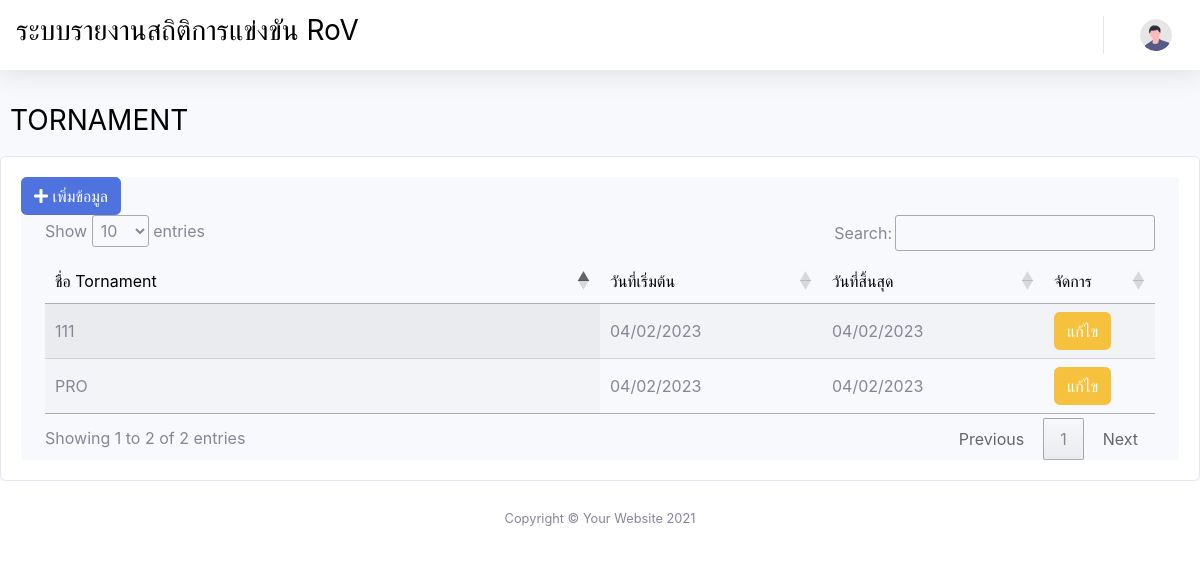
Screenshot of /tornament.php with the database file from the repository.
### tables this page shows
CREATE TABLE `tournaments` (
  `tour_id` int(11) NOT NULL,
  `tour_name` varchar(255) NOT NULL,
  `start_date` date NOT NULL,
  `end_date` date NOT NULL
);

### include/func.php (called while the page is built, shortened)
<?php
function db2date($date)
{
    $ex = explode("-", $date);
    $date_return = $ex[2] . '/' . $ex[1] . '/' . $ex[0];
    return $date_return;
}

### tornament.php (the view, shortened to what this page needs)
<?php
include("./include/header.php")
?>
<div style="padding:10px;color:black">
    <h3>TORNAMENT</h3>
</div>
<div class="card ">
    <div class="card-body">
        <div id="wrapper">
            <div id="content-wrapper" class="d-flex flex-column">
                <div id="content">
                        <button type="button" class="btn btn-primary" onclick="linkmenu('add_tornament.php?proc=add')"><i class="fa fa-plus" aria-hidden="true"></i> เพิ่มข้อมูล</button>
                    <div class="container-fluid">
                        <table id="table_id" class="display" width="100%">
                            <thead style="color:black;align:center">
                                <tr>
                                    <td width='50%' align="center">ชื่อ Tornament</td>
                                    <td width='20%' align="center">วันที่เริ่มต้น</td>
                                    <td width='20%' align="center">วันที่สิ้นสุด</td>
                                    <td width='10%' align="center">จัดการ</td>
                                </tr>
                            </thead>
                            <tbody>
                                <?php
                                $SQL = "SELECT * FROM tournaments ORDER BY start_date ASC";
                                $sql = mysqli_query($conn, $SQL);
                                while ($rec = mysqli_fetch_array($sql)) {
                                ?>
                                    <tr>
                                        <td><?php echo $rec['tour_name']; ?></td>
                                        <td><?php echo db2date($rec['start_date']); ?></td>
                                        <td><?php echo db2date($rec['end_date']); ?></td>
                                        <td>
                                            <button type="button" class="btn btn-warning" onclick="linkmenu('add_tornament.php?proc=edit&tour_id=<?php echo $rec['tour_id']; ?>')"><i class="fa fa-pencil-square" aria-hidden="true"></i>แก้ไข</button>
                                        </td>
                                    </tr>
                                <?php } ?>
                            </tbody>
                        </table>
                    </div>
                </div>
            </div>
        </div>
    </div>
</div>
<?php
include("./include/footer.php");
?>

### rows the page displays
tournaments: tour_name "PRO", start_date "04/02/2023", end_date "04/02/2023"
tournaments: tour_name "111", start_date "04/02/2023", end_date "04/02/2023"
